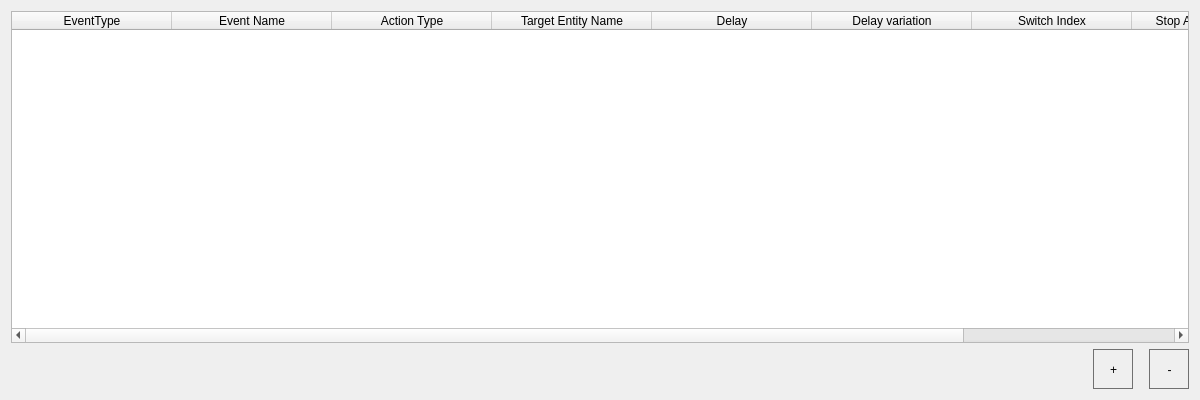
<?xml version="1.0" encoding="UTF-8"?>
<ui version="4.0">
 <class>ActionComponentEditor</class>
 <widget class="QDialog" name="ActionComponentEditor">
  <property name="windowModality">
   <enum>Qt::ApplicationModal</enum>
  </property>
  <property name="geometry">
   <rect>
    <x>0</x>
    <y>0</y>
    <width>1200</width>
    <height>400</height>
   </rect>
  </property>
  <property name="windowTitle">
   <string>Edit actions</string>
  </property>
  <property name="styleSheet">
   <string notr="true">QPushButton
{
  border: 1px solid #707070;
  padding-top: 1px;
  padding-left: 1px;
}

QPushButton:hover
{
  border: 1px solid #909090;
  padding-top: 0px;
  padding-left: 0px;
}

QPushButton:pressed
{
  border: 1px solid #808080;
  padding-top: 1px;
  padding-left: 1px;
}</string>
  </property>
  <layout class="QVBoxLayout" name="verticalLayout">
   <item>
    <widget class="QTableWidget" name="tableActions">
     <property name="editTriggers">
      <set>QAbstractItemView::AnyKeyPressed|QAbstractItemView::DoubleClicked|QAbstractItemView::EditKeyPressed|QAbstractItemView::SelectedClicked</set>
     </property>
     <property name="showDropIndicator" stdset="0">
      <bool>false</bool>
     </property>
     <property name="dragDropOverwriteMode">
      <bool>false</bool>
     </property>
     <property name="selectionMode">
      <enum>QAbstractItemView::SingleSelection</enum>
     </property>
     <property name="selectionBehavior">
      <enum>QAbstractItemView::SelectItems</enum>
     </property>
     <property name="verticalScrollMode">
      <enum>QAbstractItemView::ScrollPerPixel</enum>
     </property>
     <property name="horizontalScrollMode">
      <enum>QAbstractItemView::ScrollPerPixel</enum>
     </property>
     <attribute name="horizontalHeaderVisible">
      <bool>true</bool>
     </attribute>
     <attribute name="horizontalHeaderCascadingSectionResizes">
      <bool>false</bool>
     </attribute>
     <attribute name="horizontalHeaderDefaultSectionSize">
      <number>160</number>
     </attribute>
     <attribute name="horizontalHeaderStretchLastSection">
      <bool>false</bool>
     </attribute>
     <attribute name="verticalHeaderVisible">
      <bool>false</bool>
     </attribute>
     <attribute name="verticalHeaderHighlightSections">
      <bool>false</bool>
     </attribute>
     <column>
      <property name="text">
       <string>EventType</string>
      </property>
     </column>
     <column>
      <property name="text">
       <string>Event Name</string>
      </property>
     </column>
     <column>
      <property name="text">
       <string>Action Type</string>
      </property>
     </column>
     <column>
      <property name="text">
       <string>Target Entity Name</string>
      </property>
     </column>
     <column>
      <property name="text">
       <string>Delay</string>
      </property>
     </column>
     <column>
      <property name="text">
       <string>Delay variation</string>
      </property>
     </column>
     <column>
      <property name="text">
       <string>Switch Index</string>
      </property>
     </column>
     <column>
      <property name="text">
       <string>Stop After N Repeats</string>
      </property>
     </column>
     <column>
      <property name="text">
       <string>Stop When Empty</string>
      </property>
     </column>
    </widget>
   </item>
   <item>
    <layout class="QHBoxLayout" name="_2">
     <property name="spacing">
      <number>16</number>
     </property>
     <item>
      <spacer name="horizontalSpacer">
       <property name="orientation">
        <enum>Qt::Horizontal</enum>
       </property>
       <property name="sizeHint" stdset="0">
        <size>
         <width>40</width>
         <height>20</height>
        </size>
       </property>
      </spacer>
     </item>
     <item>
      <widget class="QPushButton" name="buttonAddItem">
       <property name="minimumSize">
        <size>
         <width>40</width>
         <height>40</height>
        </size>
       </property>
       <property name="text">
        <string>+</string>
       </property>
       <property name="flat">
        <bool>false</bool>
       </property>
      </widget>
     </item>
     <item>
      <widget class="QPushButton" name="buttonRemoveItem">
       <property name="minimumSize">
        <size>
         <width>40</width>
         <height>40</height>
        </size>
       </property>
       <property name="text">
        <string>-</string>
       </property>
       <property name="flat">
        <bool>false</bool>
       </property>
      </widget>
     </item>
    </layout>
   </item>
  </layout>
 </widget>
 <tabstops>
  <tabstop>tableActions</tabstop>
  <tabstop>buttonAddItem</tabstop>
  <tabstop>buttonRemoveItem</tabstop>
 </tabstops>
 <resources>
  <include location="QtIcons.qrc"/>
 </resources>
 <connections/>
</ui>
